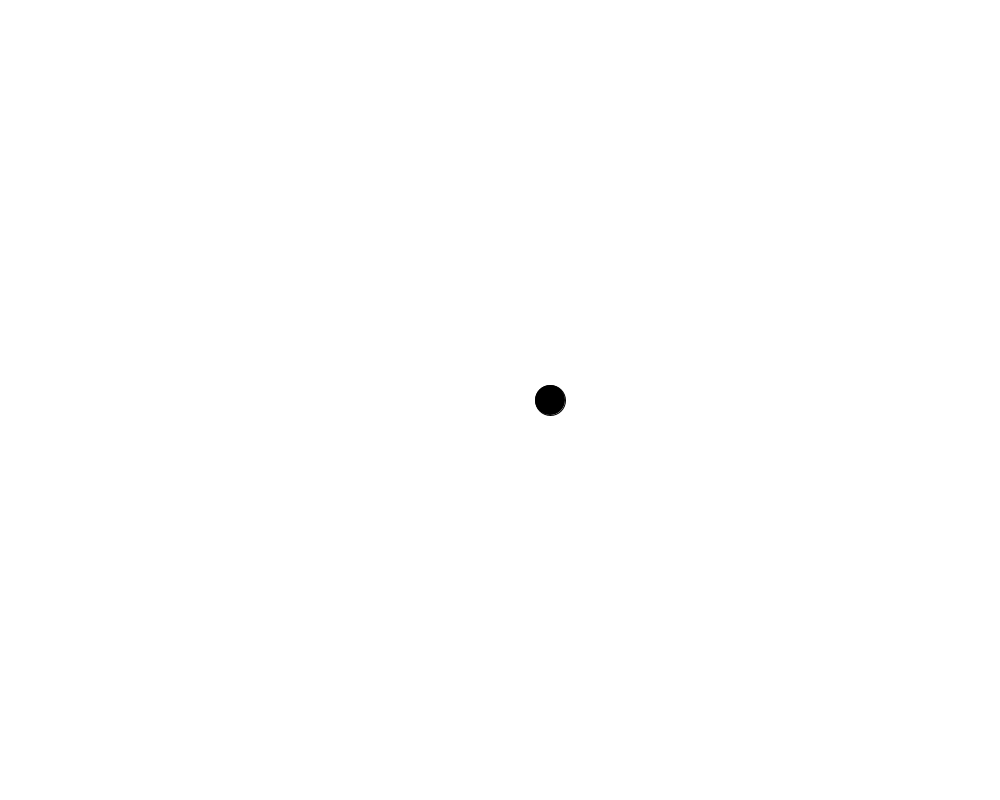
Frame 1 (no input)
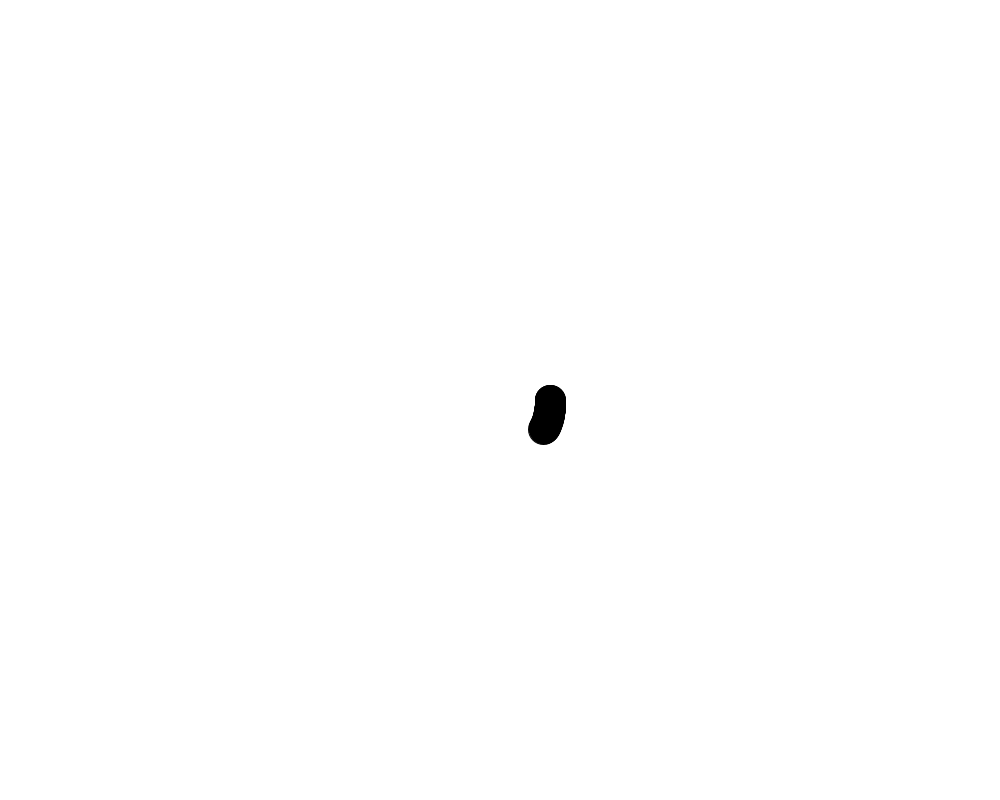
Frame 60 (the mouse pressed at the canvas centre just before this capture)
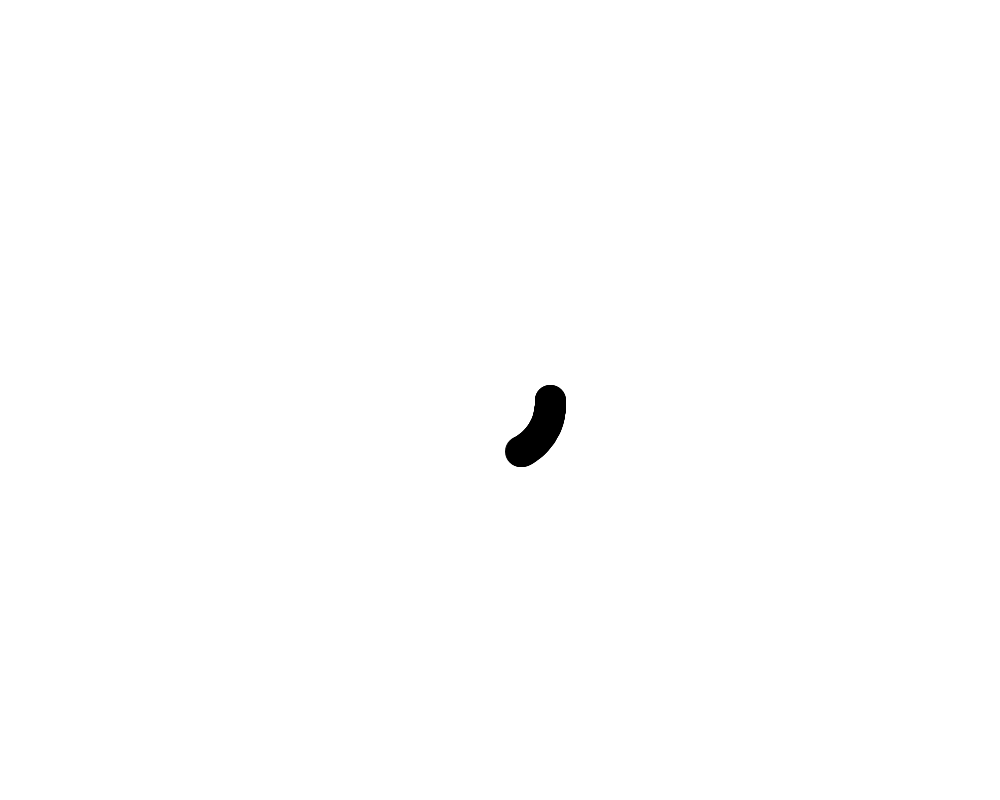
Frame 120 (the mouse held since frame 60 and released just before this capture)

The Processing sketch that drew these frames (run headless with seeded random() and noise(); from frame 60 on, the mouse is pressed at the canvas centre):

// Processing sketch: spiral
// ── spiral.pde

float r = 50;
float angle = 0;
void setup()
{
  background(255);
  size(1000,800);
  smooth();
}

void draw()
{
  fill(0);
  float x = r*cos(angle);
  float y = r*sin(angle);
  ellipse(x+width/2,y+height/2,30,30);
  angle +=0.01;
  r+=0.05;
}
